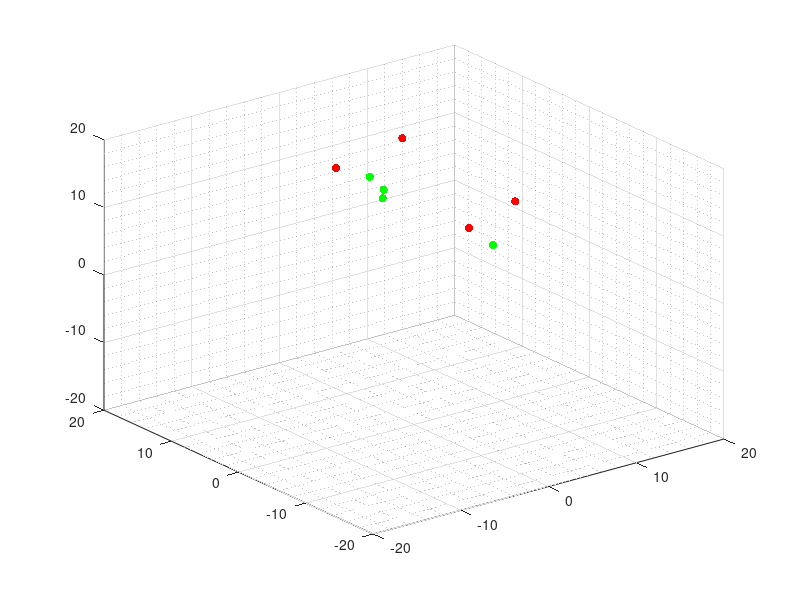

Write the MATLAB code that produced this figure. (Note: this script raises an error after producing the figure.)
% =========================================================================
% SIMULACIÓN DEL PROBLEMA DE FORMACIÓN EN 3D
% =========================================================================
% Autor: Kenneth Andree Aldana Corado
% Última modificación: 08/09/2022
% Basado en: "Simulación de control de formación sin modificaciones"
% de Andrea Maybell Peña Echeverría
% (MODELO 0)
% =========================================================================
% El siguiente script implementa la simulación de la ecuación 
% de consenso para el caso del consenso en una formación.
% =========================================================================

%% Inicialización del mundo
clear all
gridsize = 20;
initsize = 15;
N = 8;
dt = 0.01;
T = 5;

% Inicialización de la posición de los agentes
X = initsize*rand(3,N);
Xi = X;

% Inicialización de la velocidad de los agentes
V = zeros(3,N);

%% Grafico de posición inicial de los agentes
%  Se utiliza distinción de color por agentes
%    Rojo:    agente 1
%    Verde:   agente 2
%    Azul:    agente 3
%    Negro:   agente 4
color = [255 0 0;
         255 0 0;
         255 0 0;
         255 0 0;
         0 255 0;
         0 255 0;
         0 255 0;
         0 255 0];    
agents = scatter3(X(1,:),X(2,:),X(3,:),[],color,'filled');
grid minor;
xlim([-gridsize, gridsize]);
ylim([-gridsize, gridsize]);
zlim([-gridsize, gridsize]);

%% Selección matriz y parámetros del sistema
d = MatrizF(2);    % matriz de formación
r = 5;               % radio agentes
R = 20;              % rango sensor
VelMax = 10;         % velocidad máxima

%% Inicialización de simulación
t = 0;
ciclos = 1;
historico = zeros(100*T,N);
hX = zeros(100*T,N);
hY = zeros(100*T,N);
hZ = zeros(100*T,N);
cambio = 0;

while(t < T)
    for i = 1:N
        E = 0;
        for j = 1:N
            dist = X(:,i)- X(:,j); % vector xi - xj
            mdist = norm(dist);    % norma euclidiana vector xi - xj
            dij = d(i,j);        % distancia deseada entre agentes i y j
            
            % Peso añadido a la ecuación de consenso
            if(mdist == 0)
                w = 0;
            else
                w = (mdist - dij)/mdist;
            end
            % Tensión de aristas entre agentes
            E = E + w.*dist;
        end
       
        % Actualización de velocidad
        V(:,i) = -1*E;

    end

    % Actualización de la posición de los agentes
    X = X + V*dt;
    
    % Almacenamiento de variables para graficar
    for a = 1:N
        hX(ciclos,a)= X(1,a);
        hY(ciclos,a)= X(2,a);
        hZ(ciclos,a)= X(3,a);
    end
    historico(ciclos,:) = (sum(V.^2,1)).^0.5;
    
    % Se actualiza la gráfica, se muestra el movimiento y se incrementa el
    % tiempo
    agents.XData = X(1,:);
    agents.YData = X(2,:);
    agents.ZData = X(3,:);
    pause(dt);
    t = t + dt;
    ciclos = ciclos + 1;
end

figure(1);
plot(0:dt:T,historico);
xlabel('Tiempo (segundos)');
ylabel('Velocidad (unidades/segundo)');
ylim([-1,inf])

% trayectorias
figure(2);
hold on;
grid on;
plot3(hX,hY,hZ,'--');
xlabel('Posición en eje X (u.a)');
ylabel('Posición en eje Y (u.a)');
zlabel('Posición en eje Z (u.a)');
scatter3(Xi(1,:),Xi(2,:),Xi(3,:),[], 'k');
scatter3(X(1,:),X(2,:),X(3,:),[], 'k', 'filled');
hold off;
